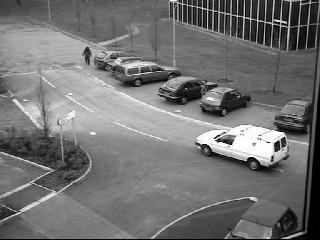
%> input picture car/00000805.jpg, 320 x 240 px; its folder holds 4 pictures in this run
$ octave back_sub.m   (GNU Octave 9; MATLAB toolbox functions it lacks are replaced by stand-ins)
%> lines starting %> are read from the running program, lines starting %| are printed output that depends on the picture
%%%%%%%%%%%%%%%%%%%%%%%%%%%%%%%%%%%%%%%%%%
%% VISUAL TRACKING
% ----------------------
% Background Subtraction
% ----------------
% Date: september 2015
% Authors: Karim Botros,SuperVised by Prof. Ass. Desire Sidibe
%%%%%%%%%%%%%%%%%%%%%%%%%%%%%%%%%%%%%%%%%%
clc
clear all
close all


%%%%% LOAD THE IMAGES
%=======================

% Give image directory and extension
imPath = 'car'; imExt = 'jpg';

% check if directory and files exist
if isdir(imPath) == 0
    error('USER ERROR : The image directory does not exist');
end

filearray = dir([imPath filesep '*.' imExt]); % get all files in the directory
NumImages = size(filearray,1); % get the number of images
if NumImages < 0
    error('No image in the directory');
end

disp('Loading image files from the video sequence, please be patient...');
% Get image parameters
imgname = [imPath filesep filearray(1).name]; % get image name
I = imread(imgname); % read the 1st image and pick its size
%> I is the input picture: size 240x320 uint8; min 0, max 255, mean 114.5
VIDEO_WIDTH = size(I,2);
%> VIDEO_WIDTH = 320
VIDEO_HEIGHT = size(I,1);
%> VIDEO_HEIGHT = 240

ImSeq = zeros(VIDEO_HEIGHT, VIDEO_WIDTH, NumImages);
for i=1:NumImages
    imgname = [imPath filesep filearray(i).name]; % get image name
    ImSeq(:,:,i) = imread(imgname); % load image

end
disp(' ... OK!');
%> (printed output is left out)


%% Describe here your background subtraction method


%% part 1, median on all images to estimate background then substract to get the car.
% the first method is to get the median of all the images , to compute the
% background.
% first intialize the background variables by zeros with the same size of
% hight and width of the video and do the median filter on all the sequence
bk=zeros(VIDEO_HEIGHT, VIDEO_WIDTH);
for i=1:VIDEO_HEIGHT
    for j=1:VIDEO_WIDTH
        val=median(ImSeq(i,j,1:NumImages));
        bk(i,j)=val;
    end
end
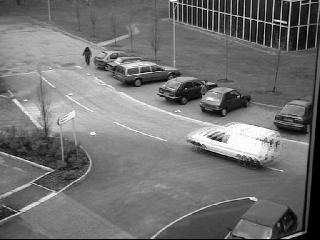
%> bk: size 240x320 double; min 0, max 255, mean 114.6
disp('BackGround estimated');
disp('Detecting Car');
figure(1)
%> (the run ends here)
